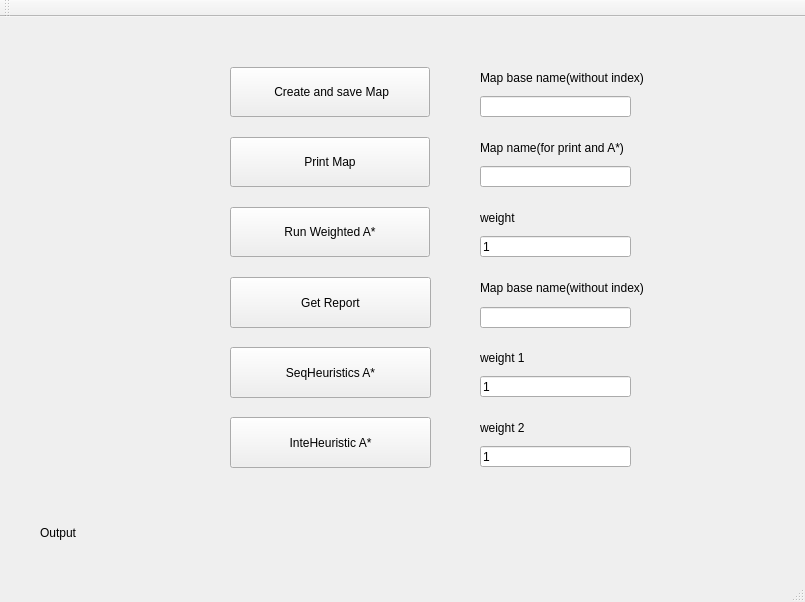
<?xml version="1.0" encoding="UTF-8"?>
<ui version="4.0">
 <class>MainWindow</class>
 <widget class="QMainWindow" name="MainWindow">
  <property name="geometry">
   <rect>
    <x>0</x>
    <y>0</y>
    <width>805</width>
    <height>602</height>
   </rect>
  </property>
  <property name="windowTitle">
   <string>MainWindow</string>
  </property>
  <property name="autoFillBackground">
   <bool>true</bool>
  </property>
  <property name="locale">
   <locale language="English" country="UnitedStates"/>
  </property>
  <widget class="QWidget" name="centralWidget">
   <widget class="QPushButton" name="bt_Create_Map">
    <property name="geometry">
     <rect>
      <x>230</x>
      <y>50</y>
      <width>200</width>
      <height>50</height>
     </rect>
    </property>
    <property name="locale">
     <locale language="English" country="UnitedStates"/>
    </property>
    <property name="text">
     <string> Create and save Map</string>
    </property>
   </widget>
   <widget class="QPushButton" name="bt_Load_and_print">
    <property name="geometry">
     <rect>
      <x>230</x>
      <y>120</y>
      <width>200</width>
      <height>50</height>
     </rect>
    </property>
    <property name="text">
     <string>Print Map</string>
    </property>
   </widget>
   <widget class="QLabel" name="label">
    <property name="geometry">
     <rect>
      <x>40</x>
      <y>490</y>
      <width>720</width>
      <height>51</height>
     </rect>
    </property>
    <property name="text">
     <string>Output</string>
    </property>
   </widget>
   <widget class="QPushButton" name="bt_run_weighted_A_star">
    <property name="geometry">
     <rect>
      <x>230</x>
      <y>190</y>
      <width>200</width>
      <height>50</height>
     </rect>
    </property>
    <property name="autoFillBackground">
     <bool>true</bool>
    </property>
    <property name="text">
     <string>Run Weighted A*</string>
    </property>
   </widget>
   <widget class="QLineEdit" name="le_weight">
    <property name="geometry">
     <rect>
      <x>480</x>
      <y>219</y>
      <width>151</width>
      <height>21</height>
     </rect>
    </property>
    <property name="text">
     <string>1</string>
    </property>
   </widget>
   <widget class="QLabel" name="label_2">
    <property name="geometry">
     <rect>
      <x>480</x>
      <y>190</y>
      <width>201</width>
      <height>21</height>
     </rect>
    </property>
    <property name="text">
     <string>weight</string>
    </property>
   </widget>
   <widget class="QLineEdit" name="le_map_name">
    <property name="geometry">
     <rect>
      <x>480</x>
      <y>79</y>
      <width>151</width>
      <height>21</height>
     </rect>
    </property>
   </widget>
   <widget class="QLabel" name="label_3">
    <property name="geometry">
     <rect>
      <x>480</x>
      <y>50</y>
      <width>201</width>
      <height>21</height>
     </rect>
    </property>
    <property name="text">
     <string>Map base name(without index)</string>
    </property>
   </widget>
   <widget class="QLabel" name="label_4">
    <property name="geometry">
     <rect>
      <x>480</x>
      <y>120</y>
      <width>151</width>
      <height>21</height>
     </rect>
    </property>
    <property name="text">
     <string>Map name(for print and A*)</string>
    </property>
   </widget>
   <widget class="QLineEdit" name="le_print_map_name">
    <property name="geometry">
     <rect>
      <x>480</x>
      <y>149</y>
      <width>151</width>
      <height>21</height>
     </rect>
    </property>
   </widget>
   <widget class="QPushButton" name="bt_get_report">
    <property name="geometry">
     <rect>
      <x>230</x>
      <y>260</y>
      <width>201</width>
      <height>51</height>
     </rect>
    </property>
    <property name="text">
     <string>Get Report</string>
    </property>
   </widget>
   <widget class="QLabel" name="label_5">
    <property name="geometry">
     <rect>
      <x>480</x>
      <y>260</y>
      <width>201</width>
      <height>21</height>
     </rect>
    </property>
    <property name="text">
     <string>Map base name(without index)</string>
    </property>
   </widget>
   <widget class="QLineEdit" name="le_map_name_2">
    <property name="geometry">
     <rect>
      <x>480</x>
      <y>290</y>
      <width>151</width>
      <height>21</height>
     </rect>
    </property>
   </widget>
   <widget class="QPushButton" name="bt_Inte_Heuristic">
    <property name="geometry">
     <rect>
      <x>230</x>
      <y>400</y>
      <width>201</width>
      <height>51</height>
     </rect>
    </property>
    <property name="text">
     <string>InteHeuristic A*</string>
    </property>
   </widget>
   <widget class="QPushButton" name="bt_Seq_Heuristic">
    <property name="geometry">
     <rect>
      <x>230</x>
      <y>330</y>
      <width>201</width>
      <height>51</height>
     </rect>
    </property>
    <property name="text">
     <string>SeqHeuristics A*</string>
    </property>
   </widget>
   <widget class="QLineEdit" name="le_weight_1">
    <property name="geometry">
     <rect>
      <x>480</x>
      <y>359</y>
      <width>151</width>
      <height>21</height>
     </rect>
    </property>
    <property name="text">
     <string>1</string>
    </property>
   </widget>
   <widget class="QLineEdit" name="le_weight_2">
    <property name="geometry">
     <rect>
      <x>480</x>
      <y>429</y>
      <width>151</width>
      <height>21</height>
     </rect>
    </property>
    <property name="text">
     <string>1</string>
    </property>
   </widget>
   <widget class="QLabel" name="label_6">
    <property name="geometry">
     <rect>
      <x>480</x>
      <y>330</y>
      <width>201</width>
      <height>21</height>
     </rect>
    </property>
    <property name="text">
     <string>weight 1</string>
    </property>
   </widget>
   <widget class="QLabel" name="label_7">
    <property name="geometry">
     <rect>
      <x>480</x>
      <y>400</y>
      <width>201</width>
      <height>21</height>
     </rect>
    </property>
    <property name="text">
     <string>weight 2</string>
    </property>
   </widget>
  </widget>
  <widget class="QMenuBar" name="menuBar">
   <property name="geometry">
    <rect>
     <x>0</x>
     <y>0</y>
     <width>805</width>
     <height>19</height>
    </rect>
   </property>
  </widget>
  <widget class="QToolBar" name="mainToolBar">
   <attribute name="toolBarArea">
    <enum>TopToolBarArea</enum>
   </attribute>
   <attribute name="toolBarBreak">
    <bool>false</bool>
   </attribute>
  </widget>
  <widget class="QStatusBar" name="statusBar"/>
 </widget>
 <layoutdefault spacing="6" margin="11"/>
 <resources/>
 <connections/>
</ui>
